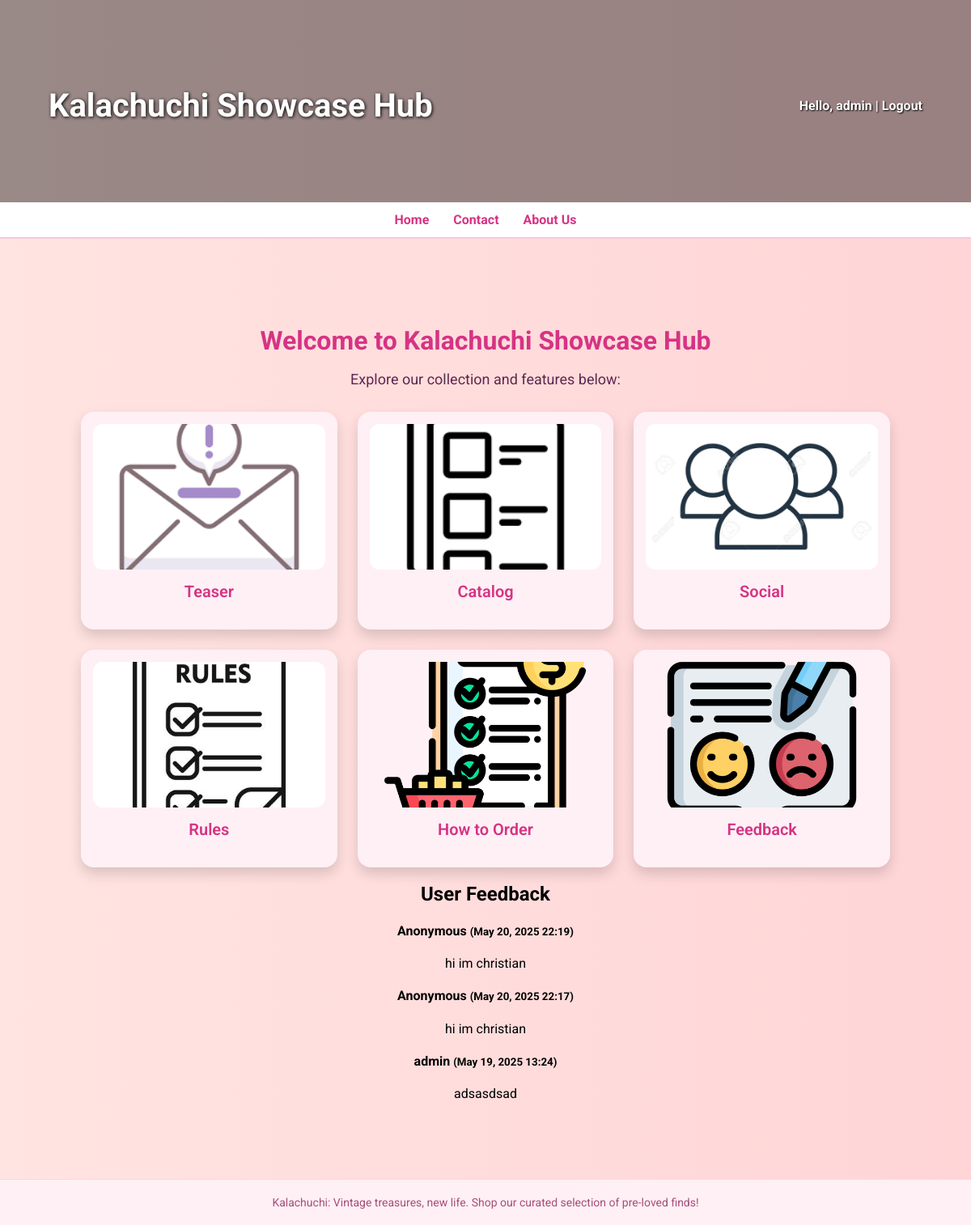
The app's page / (signed in) with its own data.
### main/models.py (models this page shows, shortened)
class Feedback(models.Model):
    user = models.ForeignKey(User, on_delete=models.CASCADE, null=True, blank=True)
    message = models.TextField()
    created_at = models.DateTimeField(auto_now_add=True)

### main/views.py (the view)
# urls.py: path('', views.home, name='home'),
def home(request):
    feedbacks = Feedback.objects.all().order_by('-created_at') if request.user.is_superuser else None
    return render(request, 'main/home.html', {'feedbacks': feedbacks})

### main/templates/main/home.html (shortened to what this page needs)
{% extends "main/base.html" %}
{% load static %}
{% block content %}
<link rel="stylesheet" href="{% static 'css/home.css' %}">
<div class="home-container">
    <h2 class="home-heading">Welcome to Kalachuchi Showcase Hub</h2>
    <p class="home-subheading">Explore our collection and features below:</p>
    <div class="card-grid">
        <a href="{% url 'teaser_page' %}" class="card-link">
            <img src="{% static 'images/teaser.png' %}" alt="Teaser" class="card-img">
            <h3 class="card-title">Teaser</h3>
        </a>
        <a href="{% url 'catalog_page' %}" class="card-link">
            <img src="{% static 'images/catalog.png' %}" alt="Catalog" class="card-img">
            <h3 class="card-title">Catalog</h3>
        </a>
        <a href="{% url 'social' %}" class="card-link">
            <img src="{% static 'images/social.jpg' %}" alt="Social" class="card-img">
            <h3 class="card-title">Social</h3>
        </a>
        <a href="{% url 'rules' %}" class="card-link">
            <img src="{% static 'images/rules.jpg' %}" alt="Rules" class="card-img">
            <h3 class="card-title">Rules</h3>
        </a>
        <a href="{% url 'how_to_order' %}" class="card-link">
            <img src="{% static 'images/howtoorder.png' %}" alt="How to Order" class="card-img">
            <h3 class="card-title">How to Order</h3>
        </a>
        <a href="{% url 'feedback' %}" class="card-link">
            <img src="{% static 'images/feedback.png' %}" alt="Feedback" class="card-img">
            <h3 class="card-title">Feedback</h3>
        </a>
    </div>
    {% if feedbacks %}
<div class="admin-feedback mt-5">
    <h2 class="feedback-heading">User Feedback</h2>
    {% for fb in feedbacks %}
        <div class="feedback-card">
            <h4>
                {% if fb.user %}
                    {{ fb.user.username }}
                {% else %}
                    Anonymous
                {% endif %}
                <small>({{ fb.created_at|date:"M d, Y H:i" }})</small>
            </h4>
            <p>{{ fb.message }}</p>
        </div>
    {% endfor %}
</div>
{% endif %}
</div>
{% endblock %}

### main/templates/main/base.html (shortened to what this page needs)
{% load static %}
<!DOCTYPE html>
<html lang="en">
<head>
    <link rel="stylesheet" href="{% static 'css/base.css' %}">
</head>
<body>
    <header class="main-header rotating-header">
        <div class="header-content">
            <h1 class="site-title">Kalachuchi Showcase Hub</h1>
            <div class="auth-links">
                {% if user.is_authenticated %}
                    <p>Hello, <strong>{{ user.username }}</strong> | <a href="{% url 'logout' %}">Logout</a></p>
                {% else %}
                    <a href="{% url 'login' %}">Login</a>
                {% endif %}
            </div>
        </div>
    </header>
    <nav class="main-nav">
        <a href="{% url 'home' %}">Home</a>
        <a href="{% url 'contact' %}">Contact</a>
        <a href="{% url 'about' %}">About Us</a>
    </nav>
    <main class="container">
        {% block content %}
        {% endblock %}
    </main>
    <footer class="main-footer">
        Kalachuchi: Vintage treasures, new life. Shop our curated selection of pre-loved finds!
    </footer>
</body>
</html>

### main/static/css/base.css (style rules this page uses)
body { font-family: 'Roboto', sans-serif; margin: 0; background: linear-gradient(270deg, #ffc0cb, #ffb6c1, #ffe4e1); background-size: 600% 600%; animation: gradientShift 15s ease infinite; }
.rotating-header { position: relative; height: 250px; overflow: hidden; }
.rotating-header::after { content: ""; position: absolute; top: 0; left: 0; width: 100%; height: 100%; background-color: rgba(0, 0, 0, 0.4); z-index: 1; }
.header-content { position: relative; z-index: 2; display: flex; justify-content: space-between; align-items: center; padding: 80px 60px 0; }
.site-title { font-size: 2.5rem; font-weight: 700; animation: fadeInDown 2s ease; color: white; text-shadow: 1px 1px 4px #000; }
.auth-links { display: flex; align-items: center; gap: 10px; }
.auth-links a, .auth-links p { color: white; font-weight: bold; text-decoration: none; margin: 0; text-shadow: 1px 1px 2px #000; }
.main-nav { background-color: #fff; display: flex; justify-content: center; padding: 12px 0; gap: 30px; border-bottom: 2px solid #f8c8dc; font-weight: 500; transition: background-color 0.3s ease; }
.main-nav a { text-decoration: none; color: #d63384; font-weight: bold; position: relative; transition: color 0.3s ease; }
.main-nav a::after { content: ""; position: absolute; width: 0%; height: 2px; bottom: -4px; left: 0; background-color: #ff69b4; transition: width 0.3s ease; }
.container { padding: 40px 30px; }
.main-footer { background-color: #fff0f5; padding: 20px; text-align: center; font-size: 14px; color: #a64d79; border-top: 1px solid #ffd3e0; }

### main/static/css/home.css (style rules this page uses)
body { margin: 0; padding: 0; font-family: 'Roboto', sans-serif; background: linear-gradient(270deg, #ffc0cb, #ffb6c1, #ffe4e1); background-size: 600% 600%; animation: gradientShift 10s ease infinite; }
.home-container { padding: 40px 20px; text-align: center; }
.home-heading { font-size: 32px; font-weight: 700; color: #d63384; margin-bottom: 10px; animation: fadeIn 1s ease-in; }
.home-subheading { font-size: 18px; color: #5e2750; margin-bottom: 30px; animation: fadeIn 1.5s ease-in; }
.card-grid { display: grid; grid-template-columns: repeat(auto-fit, minmax(250px, 1fr)); gap: 25px; max-width: 1000px; margin: 0 auto; }
.card-link { background-color: #fff0f5; border-radius: 16px; text-decoration: none; overflow: hidden; box-shadow: 0 8px 16px rgba(0,0,0,0.15); transition: transform 0.3s ease, box-shadow 0.3s ease; display: flex; flex-direction: column; align-items: center; padding: 15px; animation: popIn 0.8s ease; }
.card-img { width: 100%; height: 180px; object-fit: cover; border-radius: 12px; transition: transform 0.3s ease; }
.card-title { margin-top: 15px; font-size: 20px; font-weight: 600; color: #d63384; }

### records on screen
Feedback: shows "Anonymous", created_at "May 20, 2025 22:19", message "hi im christian"
Feedback: shows "Anonymous", created_at "May 20, 2025 22:17", message "hi im christian"
Feedback: user.username "admin", created_at "May 19, 2025 13:24", message "adsasdsad"

### other values on screen
{{ user.username }} "admin"
